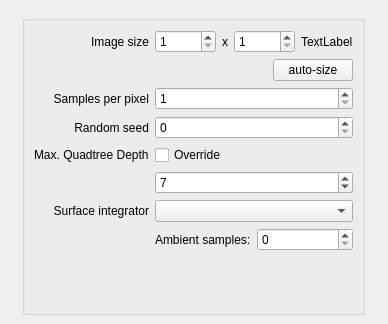
<?xml version="1.0" encoding="UTF-8"?>
<ui version="4.0">
 <class>RenderSettingsWindow</class>
 <widget class="QWidget" name="RenderSettingsWindow">
  <property name="geometry">
   <rect>
    <x>0</x>
    <y>0</y>
    <width>388</width>
    <height>324</height>
   </rect>
  </property>
  <property name="windowTitle">
   <string>Form</string>
  </property>
  <layout class="QGridLayout" name="gridLayout">
   <property name="margin">
    <number>0</number>
   </property>
   <item row="0" column="0">
    <widget class="picogen::qt4_gui::StashFrame" name="stashFrame">
     <property name="frameShape">
      <enum>QFrame::StyledPanel</enum>
     </property>
     <property name="frameShadow">
      <enum>QFrame::Raised</enum>
     </property>
    </widget>
   </item>
   <item row="1" column="0">
    <widget class="QFrame" name="frame_2">
     <property name="frameShape">
      <enum>QFrame::NoFrame</enum>
     </property>
     <layout class="QHBoxLayout" name="horizontalLayout_4">
      <item>
       <spacer name="horizontalSpacer_2">
        <property name="orientation">
         <enum>Qt::Horizontal</enum>
        </property>
        <property name="sizeHint" stdset="0">
         <size>
          <width>40</width>
          <height>20</height>
         </size>
        </property>
       </spacer>
      </item>
      <item>
       <widget class="QGroupBox" name="groupBox">
        <layout class="QGridLayout" name="gridLayout_2">
         <item row="0" column="0">
          <widget class="QLabel" name="label">
           <property name="text">
            <string>Image size</string>
           </property>
           <property name="alignment">
            <set>Qt::AlignRight|Qt::AlignTrailing|Qt::AlignVCenter</set>
           </property>
          </widget>
         </item>
         <item row="2" column="0">
          <widget class="QLabel" name="label_3">
           <property name="text">
            <string>Samples per pixel</string>
           </property>
           <property name="alignment">
            <set>Qt::AlignRight|Qt::AlignTrailing|Qt::AlignVCenter</set>
           </property>
          </widget>
         </item>
         <item row="3" column="0">
          <widget class="QLabel" name="label_5">
           <property name="text">
            <string>Random seed</string>
           </property>
           <property name="alignment">
            <set>Qt::AlignRight|Qt::AlignTrailing|Qt::AlignVCenter</set>
           </property>
          </widget>
         </item>
         <item row="0" column="1">
          <layout class="QHBoxLayout" name="horizontalLayout">
           <item>
            <widget class="QSpinBox" name="widthSpin">
             <property name="minimum">
              <number>1</number>
             </property>
             <property name="maximum">
              <number>99999</number>
             </property>
            </widget>
           </item>
           <item>
            <widget class="QLabel" name="label_2">
             <property name="text">
              <string>x</string>
             </property>
            </widget>
           </item>
           <item>
            <widget class="QSpinBox" name="heightSpin">
             <property name="minimum">
              <number>1</number>
             </property>
             <property name="maximum">
              <number>99999</number>
             </property>
            </widget>
           </item>
           <item>
            <widget class="QLabel" name="megapixelsDisplay">
             <property name="text">
              <string>TextLabel</string>
             </property>
            </widget>
           </item>
          </layout>
         </item>
         <item row="2" column="1">
          <widget class="QSpinBox" name="samplesPerPixelSpin">
           <property name="minimum">
            <number>1</number>
           </property>
           <property name="maximum">
            <number>999999999</number>
           </property>
          </widget>
         </item>
         <item row="3" column="1">
          <widget class="QSpinBox" name="seedSpin">
           <property name="maximum">
            <number>999999999</number>
           </property>
          </widget>
         </item>
         <item row="8" column="1">
          <spacer name="verticalSpacer">
           <property name="orientation">
            <enum>Qt::Vertical</enum>
           </property>
           <property name="sizeHint" stdset="0">
            <size>
             <width>20</width>
             <height>40</height>
            </size>
           </property>
          </spacer>
         </item>
         <item row="6" column="0">
          <widget class="QLabel" name="label_4">
           <property name="text">
            <string>Surface integrator</string>
           </property>
           <property name="alignment">
            <set>Qt::AlignRight|Qt::AlignTrailing|Qt::AlignVCenter</set>
           </property>
          </widget>
         </item>
         <item row="6" column="1">
          <layout class="QHBoxLayout" name="horizontalLayout_3">
           <item>
            <widget class="QComboBox" name="surfaceIntegrator"/>
           </item>
          </layout>
         </item>
         <item row="7" column="1">
          <layout class="QHBoxLayout" name="horizontalLayout_5">
           <item>
            <widget class="QLabel" name="ambientSamplesLabel">
             <property name="text">
              <string>Ambient samples:</string>
             </property>
            </widget>
           </item>
           <item>
            <widget class="QSpinBox" name="ambientSamples">
             <property name="maximum">
              <number>99999</number>
             </property>
            </widget>
           </item>
          </layout>
         </item>
         <item row="1" column="1">
          <layout class="QHBoxLayout" name="horizontalLayout_6">
           <item>
            <spacer name="horizontalSpacer_3">
             <property name="orientation">
              <enum>Qt::Horizontal</enum>
             </property>
             <property name="sizeHint" stdset="0">
              <size>
               <width>40</width>
               <height>20</height>
              </size>
             </property>
            </spacer>
           </item>
           <item>
            <widget class="QPushButton" name="autoResolutionButton">
             <property name="sizePolicy">
              <sizepolicy hsizetype="Preferred" vsizetype="Fixed">
               <horstretch>0</horstretch>
               <verstretch>0</verstretch>
              </sizepolicy>
             </property>
             <property name="text">
              <string>auto-size</string>
             </property>
            </widget>
           </item>
          </layout>
         </item>
         <item row="4" column="1">
          <widget class="QCheckBox" name="enableMaxQuadtreeDepthOverride">
           <property name="text">
            <string>Override</string>
           </property>
          </widget>
         </item>
         <item row="5" column="1">
          <widget class="QSpinBox" name="maxLazyQuadtreeDepthSpin">
           <property name="minimum">
            <number>1</number>
           </property>
           <property name="maximum">
            <number>32</number>
           </property>
           <property name="value">
            <number>7</number>
           </property>
          </widget>
         </item>
         <item row="4" column="0">
          <widget class="QLabel" name="label_6">
           <property name="text">
            <string>Max. Quadtree Depth</string>
           </property>
          </widget>
         </item>
        </layout>
       </widget>
      </item>
      <item>
       <spacer name="horizontalSpacer">
        <property name="orientation">
         <enum>Qt::Horizontal</enum>
        </property>
        <property name="sizeHint" stdset="0">
         <size>
          <width>40</width>
          <height>20</height>
         </size>
        </property>
       </spacer>
      </item>
     </layout>
    </widget>
   </item>
  </layout>
 </widget>
 <customwidgets>
  <customwidget>
   <class>picogen::qt4_gui::StashFrame</class>
   <extends>QFrame</extends>
   <header>stashframe.h</header>
   <container>1</container>
  </customwidget>
 </customwidgets>
 <tabstops>
  <tabstop>widthSpin</tabstop>
  <tabstop>heightSpin</tabstop>
 </tabstops>
 <resources/>
 <connections/>
</ui>
